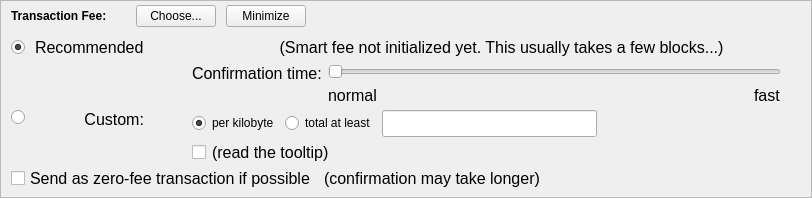
    <widget class="QFrame" name="frameFee">
     <property name="sizePolicy">
      <sizepolicy hsizetype="Expanding" vsizetype="Expanding">
       <horstretch>0</horstretch>
       <verstretch>0</verstretch>
      </sizepolicy>
     </property>
     <property name="maximumSize">
      <size>
       <width>16777215</width>
       <height>16777215</height>
      </size>
     </property>
     <property name="frameShape">
      <enum>QFrame::StyledPanel</enum>
     </property>
     <property name="frameShadow">
      <enum>QFrame::Sunken</enum>
     </property>
     <layout class="QVBoxLayout" name="verticalLayoutFee1">
      <property name="spacing">
       <number>0</number>
      </property>
      <property name="leftMargin">
       <number>0</number>
      </property>
      <property name="topMargin">
       <number>0</number>
      </property>
      <property name="rightMargin">
       <number>0</number>
      </property>
      <property name="bottomMargin">
       <number>0</number>
      </property>
      <item>
       <layout class="QVBoxLayout" name="verticalLayoutFee2" stretch="0,0,0">
        <property name="spacing">
         <number>0</number>
        </property>
        <property name="leftMargin">
         <number>10</number>
        </property>
        <property name="topMargin">
         <number>0</number>
        </property>
        <item>
         <layout class="QHBoxLayout" name="horizontalLayoutFee1">
          <property name="bottomMargin">
           <number>0</number>
          </property>
          <item>
           <layout class="QVBoxLayout" name="verticalLayoutFee7">
            <property name="spacing">
             <number>0</number>
            </property>
            <item>
             <spacer name="verticalSpacerSmartFee">
              <property name="orientation">
               <enum>Qt::Vertical</enum>
              </property>
              <property name="sizeType">
               <enum>QSizePolicy::Fixed</enum>
              </property>
              <property name="sizeHint" stdset="0">
               <size>
                <width>1</width>
                <height>4</height>
               </size>
              </property>
             </spacer>
            </item>
            <item>
             <layout class="QHBoxLayout" name="horizontalLayoutSmartFee">
              <property name="spacing">
               <number>10</number>
              </property>
              <item>
               <widget class="QLabel" name="labelFeeHeadline">
                <property name="sizePolicy">
                 <sizepolicy hsizetype="Preferred" vsizetype="Maximum">
                  <horstretch>0</horstretch>
                  <verstretch>0</verstretch>
                 </sizepolicy>
                </property>
                <property name="font">
                 <font>
                  <weight>75</weight>
                  <bold>true</bold>
                 </font>
                </property>
                <property name="styleSheet">
                 <string notr="true">font-weight:bold;</string>
                </property>
                <property name="text">
                 <string>Transaction Fee:</string>
                </property>
               </widget>
              </item>
              <item>
               <widget class="QLabel" name="labelFeeMinimized">
                <property name="font">
                 <font>
                  <pointsize>12</pointsize>
                 </font>
                </property>
                <property name="text">
                 <string/>
                </property>
               </widget>
              </item>
              <item>
               <widget class="QPushButton" name="buttonChooseFee">
                <property name="text">
                 <string>Choose...</string>
                </property>
               </widget>
              </item>
              <item>
               <widget class="QPushButton" name="buttonMinimizeFee">
                <property name="toolTip">
                 <string>collapse fee-settings</string>
                </property>
                <property name="text">
                 <string>Minimize</string>
                </property>
               </widget>
              </item>
             </layout>
            </item>
            <item>
             <spacer name="verticalSpacer_5">
              <property name="orientation">
               <enum>Qt::Vertical</enum>
              </property>
              <property name="sizeHint" stdset="0">
               <size>
                <width>1</width>
                <height>1</height>
               </size>
              </property>
             </spacer>
            </item>
           </layout>
          </item>
          <item>
           <spacer name="horizontalSpacer_4">
            <property name="orientation">
             <enum>Qt::Horizontal</enum>
            </property>
            <property name="sizeHint" stdset="0">
             <size>
              <width>40</width>
              <height>20</height>
             </size>
            </property>
           </spacer>
          </item>
         </layout>
        </item>
        <item>
         <widget class="QFrame" name="frameFeeSelection">
          <layout class="QVBoxLayout" name="verticalLayoutFee12">
           <property name="spacing">
            <number>0</number>
           </property>
           <property name="leftMargin">
            <number>0</number>
           </property>
           <property name="topMargin">
            <number>0</number>
           </property>
           <property name="rightMargin">
            <number>0</number>
           </property>
           <property name="bottomMargin">
            <number>0</number>
           </property>
           <item>
            <layout class="QGridLayout" name="gridLayoutFee">
             <property name="topMargin">
              <number>10</number>
             </property>
             <property name="bottomMargin">
              <number>4</number>
             </property>
             <property name="horizontalSpacing">
              <number>10</number>
             </property>
             <property name="verticalSpacing">
              <number>4</number>
             </property>
             <item row="2" column="4">
              <layout class="QVBoxLayout" name="verticalLayoutFee8">
               <property name="spacing">
                <number>6</number>
               </property>
               <item>
                <layout class="QHBoxLayout" name="horizontalLayoutFee13">
                 <item>
                  <widget class="QRadioButton" name="radioCustomPerKilobyte">
                   <property name="toolTip">
                    <string>If the custom fee is set to 1000 uNYEs and the transaction is only 250 bytes, then &quot;per kilobyte&quot; only pays 250 uNYEs in fee,&lt;br /&gt;while &quot;at least&quot; pays 1000 uNYEs. For transactions bigger than a kilobyte both pay by kilobyte.</string>
                   </property>
                   <property name="text">
                    <string>per kilobyte</string>
                   </property>
                   <property name="checked">
                    <bool>true</bool>
                   </property>
                   <attribute name="buttonGroup">
                    <string notr="true">groupCustomFee</string>
                   </attribute>
                  </widget>
                 </item>
                 <item>
                  <widget class="QRadioButton" name="radioCustomAtLeast">
                   <property name="toolTip">
                    <string>If the custom fee is set to 1000 uNYEs and the transaction is only 250 bytes, then &quot;per kilobyte&quot; only pays 250 uNYEs in fee,&lt;br /&gt;while &quot;total at least&quot; pays 1000 uNYEs. For transactions bigger than a kilobyte both pay by kilobyte.</string>
                   </property>
                   <property name="text">
                    <string>total at least</string>
                   </property>
                   <attribute name="buttonGroup">
                    <string notr="true">groupCustomFee</string>
                   </attribute>
                  </widget>
                 </item>
                 <item>
                  <widget class="BitcoinAmountField" name="customFee">
                   <property name="font">
                    <font>
                     <pointsize>12</pointsize>
                    </font>
                   </property>
                  </widget>
                 </item>
                 <item>
                  <spacer name="horizontalSpacer_6">
                   <property name="orientation">
                    <enum>Qt::Horizontal</enum>
                   </property>
                   <property name="sizeHint" stdset="0">
                    <size>
                     <width>1</width>
                     <height>1</height>
                    </size>
                   </property>
                  </spacer>
                 </item>
                </layout>
               </item>
               <item>
                <layout class="QHBoxLayout" name="horizontalLayoutFee8">
                 <item>
                  <widget class="QCheckBox" name="checkBoxMinimumFee">
                   <property name="toolTip">
                    <string>Paying only the minimum fee is just fine as long as there is less transaction volume than space in the blocks.&lt;br /&gt;But be aware that this can end up in a never confirming transaction once there is more demand for prium transactions than the network can process.</string>
                   </property>
                   <property name="text">
                    <string/>
                   </property>
                  </widget>
                 </item>
                 <item>
                  <widget class="QLabel" name="labelMinFeeWarning">
                   <property name="enabled">
                    <bool>true</bool>
                   </property>
                   <property name="font">
                    <font>
                     <pointsize>12</pointsize>
                    </font>
                   </property>
                   <property name="toolTip">
                    <string>Paying only the minimum fee is just fine as long as there is less transaction volume than space in the blocks.&lt;br /&gt;But be aware that this can end up in a never confirming transaction once there is more demand for prium transactions than the network can process.</string>
                   </property>
                   <property name="text">
                    <string>(read the tooltip)</string>
                   </property>
                   <property name="margin">
                    <number>5</number>
                   </property>
                  </widget>
                 </item>
                 <item>
                  <spacer name="horizontalSpacer_2">
                   <property name="orientation">
                    <enum>Qt::Horizontal</enum>
                   </property>
                   <property name="sizeHint" stdset="0">
                    <size>
                     <width>1</width>
                     <height>1</height>
                    </size>
                   </property>
                  </spacer>
                 </item>
                </layout>
               </item>
              </layout>
             </item>
             <item row="1" column="0">
              <layout class="QVBoxLayout" name="verticalLayoutFee4" stretch="1">
               <item>
                <spacer name="verticalSpacer_2">
                 <property name="orientation">
                  <enum>Qt::Vertical</enum>
                 </property>
                 <property name="sizeHint" stdset="0">
                  <size>
                   <width>1</width>
                   <height>1</height>
                  </size>
                 </property>
                </spacer>
               </item>
              </layout>
             </item>
             <item row="2" column="0">
              <layout class="QVBoxLayout" name="verticalLayoutFee9" stretch="0,1">
               <item>
                <widget class="QRadioButton" name="radioCustomFee">
                 <property name="text">
                  <string/>
                 </property>
                 <attribute name="buttonGroup">
                  <string notr="true">groupFee</string>
                 </attribute>
                </widget>
               </item>
               <item>
                <spacer name="verticalSpacer_6">
                 <property name="orientation">
                  <enum>Qt::Vertical</enum>
                 </property>
                 <property name="sizeHint" stdset="0">
                  <size>
                   <width>1</width>
                   <height>1</height>
                  </size>
                 </property>
                </spacer>
               </item>
              </layout>
             </item>
             <item row="1" column="4">
              <layout class="QVBoxLayout" name="verticalLayoutFee3" stretch="0,0,1">
               <property name="spacing">
                <number>6</number>
               </property>
               <property name="topMargin">
                <number>2</number>
               </property>
               <item>
                <layout class="QHBoxLayout" name="horizontalLayoutFee12">
                 <item>
                  <spacer name="horizontalSpacer_5">
                   <property name="orientation">
                    <enum>Qt::Horizontal</enum>
                   </property>
                   <property name="sizeHint" stdset="0">
                    <size>
                     <width>1</width>
                     <height>1</height>
                    </size>
                   </property>
                  </spacer>
                 </item>
                </layout>
               </item>
               <item>
                <layout class="QHBoxLayout" name="horizontalLayoutFee9">
                 <item>
                  <layout class="QVBoxLayout" name="verticalLayoutFee6">
                   <item>
                    <widget class="QLabel" name="labelSmartFee3">
                     <property name="font">
                      <font>
                       <pointsize>12</pointsize>
                      </font>
                     </property>
                     <property name="text">
                      <string>Confirmation time:</string>
                     </property>
                     <property name="margin">
                      <number>2</number>
                     </property>
                    </widget>
                   </item>
                   <item>
                    <spacer name="verticalSpacer_3">
                     <property name="orientation">
                      <enum>Qt::Vertical</enum>
                     </property>
                     <property name="sizeHint" stdset="0">
                      <size>
                       <width>1</width>
                       <height>1</height>
                      </size>
                     </property>
                    </spacer>
                   </item>
                  </layout>
                 </item>
                 <item>
                  <layout class="QVBoxLayout" name="verticalLayoutFee5">
                   <property name="rightMargin">
                    <number>30</number>
                   </property>
                   <item>
                    <widget class="QSlider" name="sliderSmartFee">
                     <property name="minimum">
                      <number>0</number>
                     </property>
                     <property name="maximum">
                      <number>24</number>
                     </property>
                     <property name="pageStep">
                      <number>1</number>
                     </property>
                     <property name="value">
                      <number>0</number>
                     </property>
                     <property name="orientation">
                      <enum>Qt::Horizontal</enum>
                     </property>
                     <property name="invertedAppearance">
                      <bool>false</bool>
                     </property>
                     <property name="invertedControls">
                      <bool>false</bool>
                     </property>
                     <property name="tickPosition">
                      <enum>QSlider::NoTicks</enum>
                     </property>
                    </widget>
                   </item>
                   <item>
                    <layout class="QHBoxLayout" name="horizontalLayoutFee10">
                     <item>
                      <widget class="QLabel" name="labelSmartFeeNormal">
                       <property name="font">
                        <font>
                         <pointsize>12</pointsize>
                        </font>
                       </property>
                       <property name="text">
                        <string>normal</string>
                       </property>
                      </widget>
                     </item>
                     <item>
                      <spacer name="horizontalSpacer_3">
                       <property name="orientation">
                        <enum>Qt::Horizontal</enum>
                       </property>
                       <property name="sizeHint" stdset="0">
                        <size>
                         <width>40</width>
                         <height>20</height>
                        </size>
                       </property>
                      </spacer>
                     </item>
                     <item>
                      <widget class="QLabel" name="labelSmartFeeFast">
                       <property name="font">
                        <font>
                         <pointsize>12</pointsize>
                        </font>
                       </property>
                       <property name="text">
                        <string>fast</string>
                       </property>
                      </widget>
                     </item>
                    </layout>
                   </item>
                  </layout>
                 </item>
                </layout>
               </item>
               <item>
                <spacer name="verticalSpacer_4">
                 <property name="orientation">
                  <enum>Qt::Vertical</enum>
                 </property>
                 <property name="sizeHint" stdset="0">
                  <size>
                   <width>1</width>
                   <height>1</height>
                  </size>
                 </property>
                </spacer>
               </item>
              </layout>
             </item>
             <item row="0" column="1">
              <widget class="QLabel" name="labelSmartFee_2">
               <property name="font">
                <font>
                 <pointsize>12</pointsize>
                </font>
               </property>
               <property name="text">
                <string>Recommended</string>
               </property>
              </widget>
             </item>
             <item row="0" column="0">
              <widget class="QRadioButton" name="radioSmartFee">
               <property name="text">
                <string/>
               </property>
               <property name="checked">
                <bool>true</bool>
               </property>
               <attribute name="buttonGroup">
                <string notr="true">groupFee</string>
               </attribute>
              </widget>
             </item>
             <item row="2" column="1">
              <widget class="QLabel" name="labelCustomFee">
               <property name="font">
                <font>
                 <pointsize>12</pointsize>
                </font>
               </property>
               <property name="text">
                <string>Custom:</string>
               </property>
               <property name="alignment">
                <set>Qt::AlignRight|Qt::AlignTop|Qt::AlignTrailing</set>
               </property>
              </widget>
             </item>
             <item row="0" column="2">
              <widget class="QLabel" name="labelSmartFee">
               <property name="font">
                <font>
                 <pointsize>12</pointsize>
                </font>
               </property>
               <property name="text">
                <string/>
               </property>
               <property name="margin">
                <number>2</number>
               </property>
              </widget>
             </item>
             <item row="0" column="3">
              <widget class="QLabel" name="labelFeeEstimation">
               <property name="font">
                <font>
                 <pointsize>12</pointsize>
                </font>
               </property>
               <property name="text">
                <string/>
               </property>
              </widget>
             </item>
             <item row="0" column="4">
              <widget class="QLabel" name="labelSmartFee2">
               <property name="font">
                <font>
                 <pointsize>12</pointsize>
                </font>
               </property>
               <property name="text">
                <string>(Smart fee not initialized yet. This usually takes a few blocks...)</string>
               </property>
               <property name="alignment">
                <set>Qt::AlignHCenter</set>
               </property>
               <property name="wordWrap">
                <bool>true</bool>
               </property>
               <property name="margin">
                <number>2</number>
               </property>
              </widget>
             </item>
            </layout>
           </item>
           <item>
            <layout class="QHBoxLayout" name="horizontalLayoutFee5" stretch="0,0,0">
             <property name="spacing">
              <number>8</number>
             </property>
             <property name="bottomMargin">
              <number>4</number>
             </property>
             <item>
              <widget class="QCheckBox" name="checkBoxFreeTx">
               <property name="font">
                <font>
                 <pointsize>12</pointsize>
                </font>
               </property>
               <property name="text">
                <string>Send as zero-fee transaction if possible</string>
               </property>
              </widget>
             </item>
             <item>
              <widget class="QLabel" name="labelFreeTx">
               <property name="font">
                <font>
                 <pointsize>12</pointsize>
                </font>
               </property>
               <property name="text">
                <string>(confirmation may take longer)</string>
               </property>
               <property name="margin">
                <number>5</number>
               </property>
              </widget>
             </item>
             <item>
              <spacer name="horizontalSpacerFee5">
               <property name="orientation">
                <enum>Qt::Horizontal</enum>
               </property>
               <property name="sizeHint" stdset="0">
                <size>
                 <width>1</width>
                 <height>1</height>
                </size>
               </property>
              </spacer>
             </item>
            </layout>
           </item>
           <item>
            <spacer name="verticalSpacerFee2">
             <property name="orientation">
              <enum>Qt::Vertical</enum>
             </property>
             <property name="sizeHint" stdset="0">
              <size>
               <width>1</width>
               <height>1</height>
              </size>
             </property>
            </spacer>
           </item>
          </layout>
         </widget>
        </item>
        <item>
         <spacer name="verticalSpacerFee">
          <property name="orientation">
           <enum>Qt::Vertical</enum>
          </property>
          <property name="sizeHint" stdset="0">
           <size>
            <width>800</width>
            <height>1</height>
           </size>
          </property>
         </spacer>
        </item>
       </layout>
      </item>
     </layout>
    </widget>
